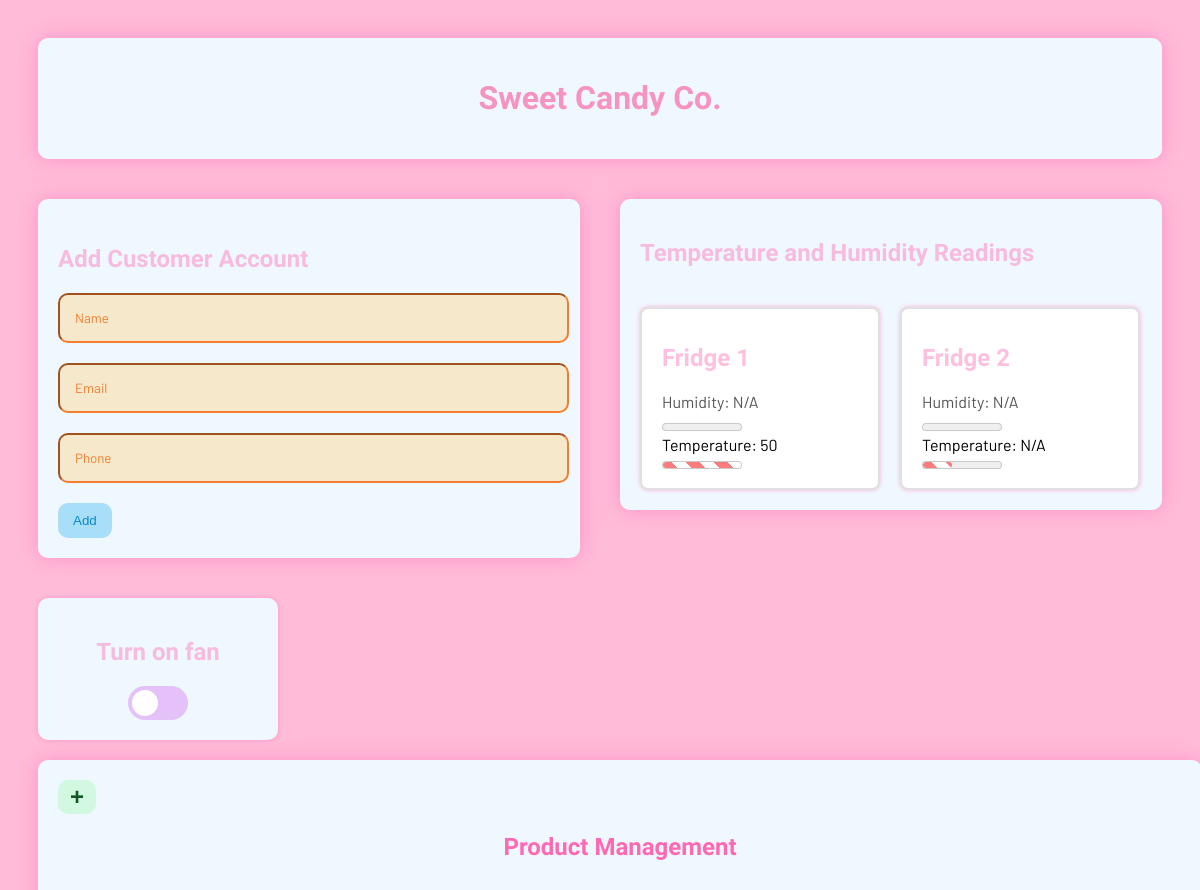
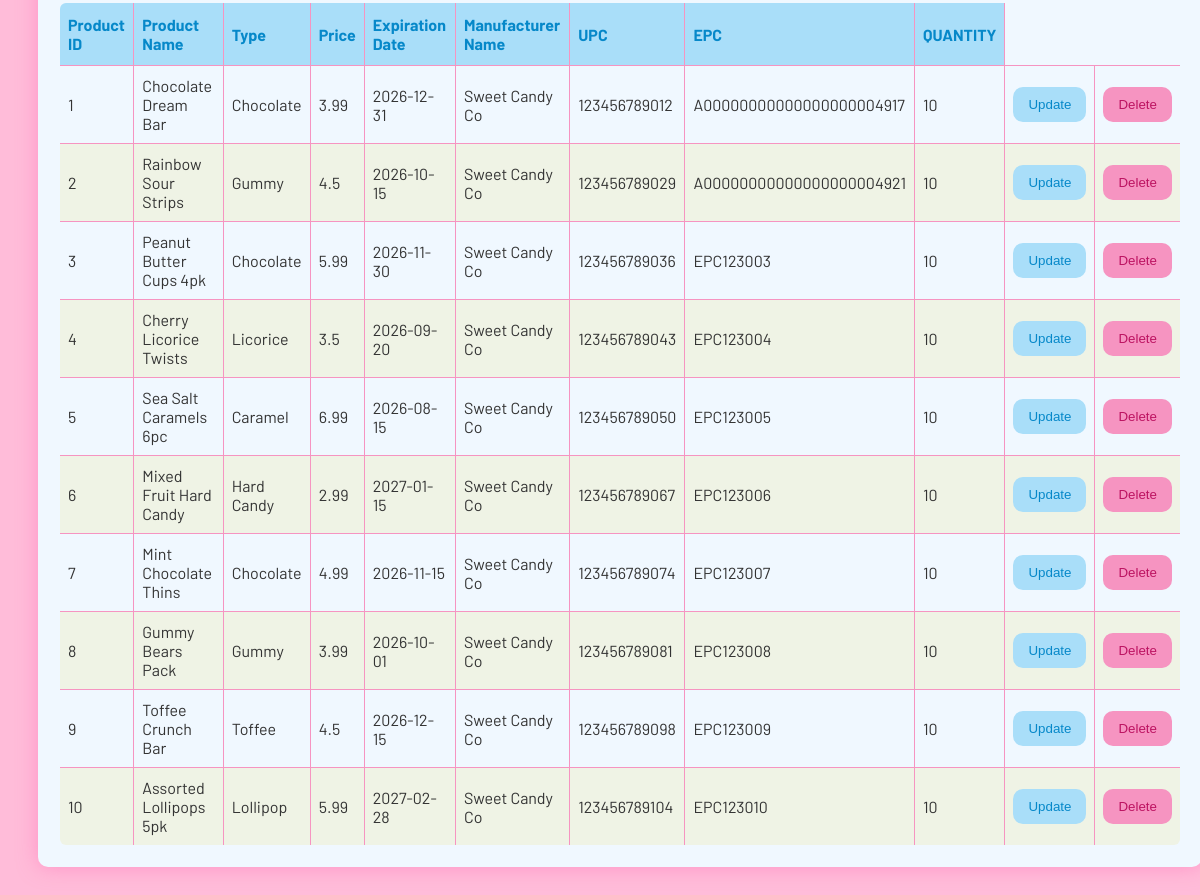
The page / on the database its author committed (2 pictures, top to bottom).
### Models/product.py (models this page shows, shortened)
class Product(Base):
    __tablename__ = 'product'
    productId = Column(Integer, primary_key=True, autoincrement=True)
    name = Column(String(100), nullable=False)
    type = Column(String(50), nullable=False)
    price = Column(Numeric(10,0), nullable=False)
    expirationDate = Column(Date, nullable=False)
    discountPercentage = Column(Numeric(3,2), default=1.00)
    manufacturerName = Column(String(100))
    upc = Column(String(50), nullable=False, unique=True)
    epc = Column(String(50), nullable=False)
    cart_items = relationship("CartItem", back_populates="product")
    inventory = relationship("Inventory", back_populates="product")
    @staticmethod
    def get_allProducts():
        query = """SELECT p.*, i.quantity
                   FROM product as p
                   JOIN inventory as i
                   ON p.productId = i.productId
                   WHERE locationId = 1;
                """
        rows = fetchall(query)
        if rows is False or rows is None:
            return False, "Failed retrieve Products"
        keys = ['productId','name','type','price','expirationDate','discountPercentage','manufacturerName','upc','epc','quantity']
        product_list = [SimpleNamespace(**{k: row[i] for i,k in enumerate(keys)}) for row in rows]
        return product_list

### app.py (the view)
@app.route('/')
def index():
    fridge_data = [
        {
        'name': 'Fridge 1',
        'temperature': sensor_data['Frig1']['temperature'] or 'N/A',
        'humidity': sensor_data['Frig1']['humidity'] or 'N/A'
        },
        {
        'name' : 'Fridge 2',
        'temperature': sensor_data['Frig2']['temperature'] or 'N/A',
        'humidity': sensor_data['Frig2']['humidity'] or 'N/A'
        }
    ]
    products = Product.get_allProducts()
    print(products)
    return render_template('index.html', fridges=fridge_data,products=products)

### Models/database.py (called while the page is built)
def get_connection():
    return sqlite3.connect(DB_PATH)

@contextmanager
def get_cursor():
    conn = get_connection()
    try:
        cursor = conn.cursor()
        yield cursor
        conn.commit()
    finally:
        conn.close()

def fetchall(query, params=None):
    with get_cursor() as cursor:
        if params:
            cursor.execute(query, params)
        else:
            cursor.execute(query)
        return cursor.fetchall()

### templates/index.html (shortened to what this page needs)
<!DOCTYPE html>
<html>
<head>
  <link rel="stylesheet" href="{{ url_for('static', filename='style.css') }}">
</head>
<body>
  <div class="title-box">
    <h1>Sweet Candy Co.</h1>
  </div>
  <div class="section-1">
    <div class="form-container">
      <h2>Add Customer Account</h2>
      <form action="/add" method="post">
        <input type="text" name="name" placeholder="Name" required><br>
        <input type="email" name="email" placeholder="Email" required><br>
        <input type="tel" name="phone" placeholder="Phone" required><br>
        <button type="submit">Add</button>
      </form>
    </div>
    <div class="fridge-container">
      <h2>Temperature and Humidity Readings</h2>
      {% for fridge in fridges %}
        <div class="single-fridge-container" id="fridge-{{ loop.index }}">
          <h2>{{ fridge.name }}</h2>
          <div>Humidity: <span class="humidity" id="humidity-{{ loop.index }}">{{ fridge.humidity }}</span></div>
          <meter id="humidity-meter-{{ loop.index }}" min="0" max="100" value="{{ fridge.humidity|replace('%','') }}"></meter>
          <div>Temperature: <span class="temperature" id="temperature-{{ loop.index }}">{{ fridge.temperature }}</span></div>
          <meter id="temperature-meter-{{ loop.index }}" min="-30" max="50" value="{{ fridge.temperature|replace('°C','') }}"></meter>
        </div>
      {% endfor %}
    </div>
  </div>
  <div class="fan-container">
    <h2>Turn on fan</h2>
    <label class="switch">
      <span class="slider"></span>
    </label>
  </div>
   <div class="productManagement-container">
    <div class="productManagement-header">
      <button class="add-btn">+</button>
      <h2>Product Management</h2>
    </div>
    <table>
      <thead>
        <tr>
          <th>Product ID</th>
          <th>Product Name</th>
          <th>Type</th>
          <th>Price</th>
          <th>Expiration Date</th>
          <th>Manufacturer Name</th>
          <th>UPC</th>
          <th>EPC</th>
          <th>QUANTITY</th>
        </tr>
      </thead>
      <tbody>
        {% for product in products %}
        <tr>
          <td>{{product.productId}}</td>
          <td>{{product.name}}</td>
          <td>{{product.type}}</td>
          <td>{{product.price}}</td>
          <td>{{product.expirationDate}}</td>
          <td>{{product.manufacturerName}}</td>
          <td>{{product.upc}}</td>
          <td>{{product.epc}}</td>
          <td>{{product.quantity}}</td>
          <td><button class="open-update-modal" data-index="{{ loop.index }}">Update</button></td>
          <td><button class="open-delete-modal" data-index="{{ loop.index }}">Delete</button></td>
        </tr>
        {% else %}
        <tr>
          <td colspan="6" style="text-align:center;">No bookings found</td>
        </tr>
        {% endfor %}
      </tbody>
    </table>
  </div>
</body>
</html>

### static/style.css (style rules this page uses)
body { font-family: 'Barlow', sans-serif; background: #ffbcd9; padding: 30px; }
h1 { font-family: 'Barriecito', 'Barlow', sans-serif; color: #F694C1; }
h2 { font-family: 'Barriecito', 'Barlow', sans-serif; color: #ff69b46d; }
.title-box { background-color: aliceblue; text-align: center; color: white; padding: 20px; box-shadow: 0 0 20px rgba(255, 105, 180, 0.5); border-radius: 10px; }
.section-1 { display: flex; gap: 40px; justify-content: center; align-items: flex-start; margin-top: 20px; }
.form-container { background: aliceblue; padding: 26px 20px 20px 20px; width: 100%; max-width: 550px; margin-top: 20px; border-radius: 10px; box-shadow: 0 0 20px rgba(255, 105, 180, 0.5); }
.fridge-container { background: aliceblue; padding: 20px; width: 100%; max-width: 550px; margin-top: 20px; border-radius: 10px; box-shadow: 0 0 20px rgba(255, 105, 180, 0.5); }
input { width: 95%; padding: 15px; border-radius: 10px; margin-bottom: 20px; border-color: #F47D2F; color: #F47D2F; background-color: #ffc8695a; font-family: 'Barlow', sans-serif; }
input::placeholder { color: #F47D2F; }
button { padding: 10px 15px; background: #A9DEF9; color: #0688c9; border: none; border-radius: 10px; }
.fridge-container { display: flex; flex-wrap: wrap; gap: 20px; padding: 20px; background-color: aliceblue; border-radius: 10px; font-family: 'Barlow', sans-serif; min-width: 240px; }
.single-fridge-container { flex: 0 0 calc(50% - 55px); background-color: #ffffff; border: 2px solid #e0e0e0; border-radius: 8px; padding: 15px 20px; box-shadow: 0 0px 4px rgba(255, 105, 180, 0.5); }
.single-fridge-container > div:nth-child(2), .single-fridge-container > div:nth-child(3) { font-size: 1rem; margin-bottom: 5px; color: #555; }
.fan-container { width: 200px; padding: 20px; margin-top: 40px; border-radius: 10px; text-align: center; background-color: aliceblue; box-shadow: 0 0px 4px rgba(255, 105, 180, 0.5); }
.switch { position: relative; display: inline-block; width: 60px; height: 34px; }
.slider { position: absolute; cursor: pointer; top: 0; left: 0; right: 0; bottom: 0; background-color: #E4C1F9; transition: .4s; border-radius: 34px; }
.slider:before { position: absolute; content: ""; height: 26px; width: 26px; left: 4px; bottom: 4px; background-color: white; transition: .4s; border-radius: 50%; }
.productManagement-container { background: aliceblue; padding: 20px; width: 100%; max-width: 1200px; margin-top: 20px; border-radius: 10px; box-shadow: 0 0 20px rgba(255, 105, 180, 0.5); font-family: 'Barlow', sans-serif; }
.productManagement-container h2 { color: #ff69b4; text-align: center; margin-bottom: 20px; padding-bottom: 10px; }
.productManagement-container table { width: 100%; border-collapse: collapse; margin-top: 10px; border: 2px solid #E4C1F9; border-radius: 8px; overflow: hidden; }
.productManagement-container th { background-color: #A9DEF9; color: #0688c9; padding: 12px 8px; text-align: left; font-weight: bold; border: 1px solid #F694C1; }
.productManagement-container td { padding: 10px 8px; color: #333; border: 1px solid #F694C1; align-items: center; }
.productManagement-container tbody tr:nth-child(even) { background-color: #EDE7B155; }
.add-btn { font-weight: bold; font-size: 1.5rem; line-height: 1; padding: 5px 12px; background: #D3F8E2; color: #155724; border-color: #D3F8E2; }
.open-delete-modal { background: #F694C1; color: #bc1361; }
.open-update-modal { padding: 10px 15px; background: #A9DEF9; color: #0688c9; border: none; border-radius: 10px; font-weight: 500; transition: background-color 0.2s, transform 0.1s; }

### rows shown on the page
Product: name "Chocolate Dream Bar", type "Chocolate", price "3.99", expirationDate "2026-12-31", manufacturerName "Sweet Candy Co", upc "123456789012", epc "A00000000000000000004917"
Product: name "Rainbow Sour Strips", type "Gummy", price "4.5", expirationDate "2026-10-15", manufacturerName "Sweet Candy Co", upc "123456789029", epc "A00000000000000000004921"
Product: name "Peanut Butter Cups 4pk", type "Chocolate", price "5.99", expirationDate "2026-11-30", manufacturerName "Sweet Candy Co", upc "123456789036", epc "EPC123003"
Product: name "Cherry Licorice Twists", type "Licorice", price "3.5", expirationDate "2026-09-20", manufacturerName "Sweet Candy Co", upc "123456789043", epc "EPC123004"
Product: name "Sea Salt Caramels 6pc", type "Caramel", price "6.99", expirationDate "2026-08-15", manufacturerName "Sweet Candy Co", upc "123456789050", epc "EPC123005"
Product: name "Mixed Fruit Hard Candy", type "Hard Candy", price "2.99", expirationDate "2027-01-15", manufacturerName "Sweet Candy Co", upc "123456789067", epc "EPC123006"
Product: name "Mint Chocolate Thins", type "Chocolate", price "4.99", expirationDate "2026-11-15", manufacturerName "Sweet Candy Co", upc "123456789074", epc "EPC123007"
Product: name "Gummy Bears Pack", type "Gummy", price "3.99", expirationDate "2026-10-01", manufacturerName "Sweet Candy Co", upc "123456789081", epc "EPC123008"
Product: name "Toffee Crunch Bar", type "Toffee", price "4.5", expirationDate "2026-12-15", manufacturerName "Sweet Candy Co", upc "123456789098", epc "EPC123009"
Product: name "Assorted Lollipops 5pk", type "Lollipop", price "5.99", expirationDate "2027-02-28", manufacturerName "Sweet Candy Co", upc "123456789104", epc "EPC123010"

### other values the page prints
{{ fridge.name }} "Fridge 1" "Fridge 2"
{{ fridge.temperature }} "50"
{{ product.productId }} "1" "2" "3" "4" "5" "6" "7" "8" "9" "10"
{{ product.quantity }} "10" "10" "10" "10" "10" "10" "10" "10" "10" "10"
